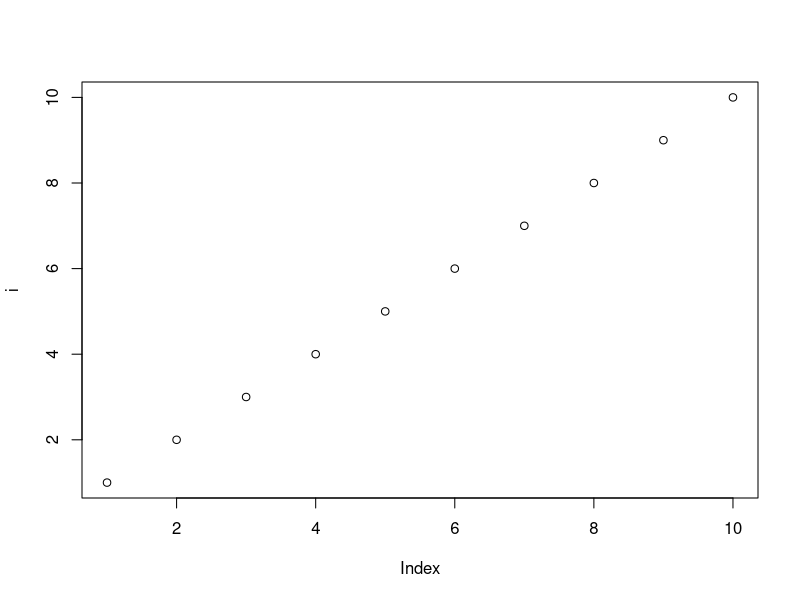

Source code (R):
print("welcome to R programming")

print("This is my first program")

# -- Assignment operator -- #

a = 12 
b <- 22
19 -> c

print(a)

# --- Datatypes --- #

x = 23 # double datatype
print(typeof(x))
print(class(x))

y= 14L # Integer datatype
print(typeof(y))
print(class(y))
print(y)



# --- Datatypes --- #

#double datatype
x=23
print(typeof(x))
print(class(x))


# --- Integer datatype 
y = 14L
print(typeof(y))
print(class(y))
print(y)

#String / Character 
name <- "Ali"
print(typeof(name))

#Logical Datatype
is_CNIC <- TRUE
print(typeof(is_CNIC))


# complex datatype
e <- 5 + 6i
print(typeof(e))

# Raw datatype
f <- charToRaw("a")
print(f)
print(typeof(f))

#sequence
i = 1:10
print(i)
print(typeof(i))
plot(i)

#Datatype Conversions
y <- 25 #double
print(typeof(y))

z <- as.integer(y)
print(typeof(z))

#--------- Arithmetic Operators -------- #

#-----------  + - * /   %%   %/%  ^ ----- #


a <- 45
b <-5 


sum <- a + b #addition

sub <- a - b #subtraction

mul <- a * b #multiplication

div <- a / b #Divide

modulas <- a %% b #remainder

quotient <- a %/% b #quotient

power <- a ^ b #power of

print(paste("sum is : " , sum))

print(paste("sub is :" , sub))

print(paste("mul is:" , mul))

print(paste("div is:" , div))

print(paste("modulas is:" , modulas))

print(paste("quotient is:" , quotient))

print(paste("power is:" , power))


